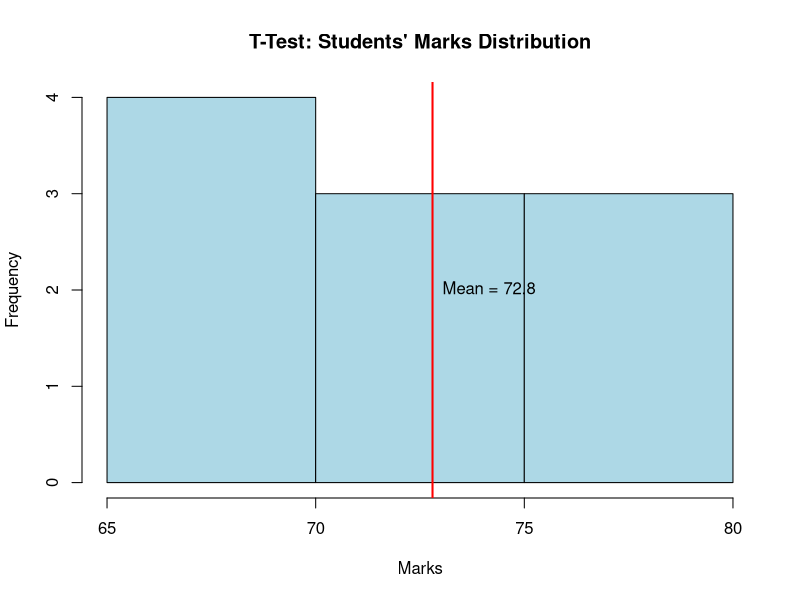

Write the R code that produced this figure.
# ----- t-test Example (Fixed Version) -----
# Set working directory to a writable temp folder
setwd(tempdir())
# Sample data
marks = c(65, 70, 68, 75, 80, 72, 78, 74, 69, 77)
# Hypothesized mean
mu <- 70
# Perform one-sample t-test
result <- t.test(marks, mu = mu)

# Show result
print(result)

# ----- Plot the data safely -----
# Open new graphics window (this avoids file errors)
dev.new()

hist(marks,
     main = "T-Test: Students' Marks Distribution",
     xlab = "Marks",
     col = "lightblue",
     border = "black")
abline(v = mean(marks), col = "red", lwd = 2)
text(mean(marks), 2, paste("Mean =", round(mean(marks), 2)), pos = 4)

cat("✅ Plot displayed successfully!\n")
